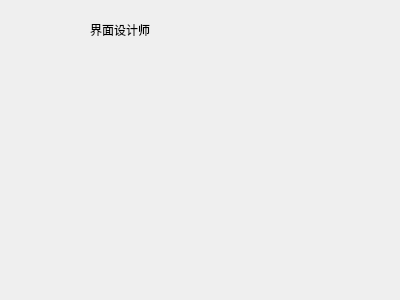
<?xml version="1.0" encoding="UTF-8"?>
<ui version="4.0">
 <class>helloDialog2</class>
 <widget class="QDialog" name="helloDialog2">
  <property name="geometry">
   <rect>
    <x>0</x>
    <y>0</y>
    <width>400</width>
    <height>300</height>
   </rect>
  </property>
  <property name="windowTitle">
   <string>Dialog</string>
  </property>
  <widget class="QLabel" name="label">
   <property name="geometry">
    <rect>
     <x>90</x>
     <y>20</y>
     <width>271</width>
     <height>19</height>
    </rect>
   </property>
   <property name="text">
    <string>界面设计师</string>
   </property>
  </widget>
 </widget>
 <resources/>
 <connections/>
</ui>
